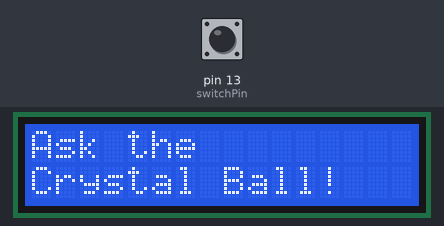
Bench run of a sketch on a simulated Arduino Uno, built with avr-gcc and run on an emulated ATmega328P. On the bench: 16×2 character LCD. The inputs (shaded band) are chosen by the test bench; at power-on: pin 13 (switchPin) LOW. Random numbers use the default seed unless the sketch sets one.

Above: at 1.2 s.
1.3 s: pin 13 (switchPin) pulled HIGH for 0.15 s
At 2.1 s:
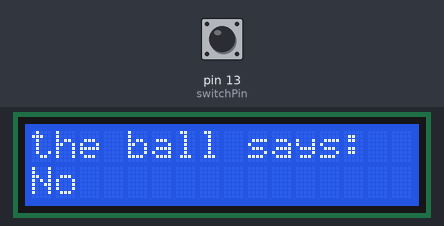
2.9 s: pin 13 (switchPin) pulled HIGH for 1 s
At 4.6 s:
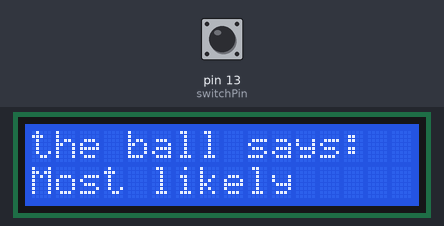
5.4 s: pin 13 (switchPin) pulsed HIGH 5 times (0.12 s each, 0.3 s apart)
At 7.2 s:
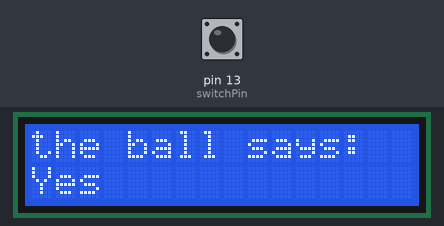
8.4 s: pin 13 (switchPin) pulled HIGH for 0.15 s
At 9.7 s:
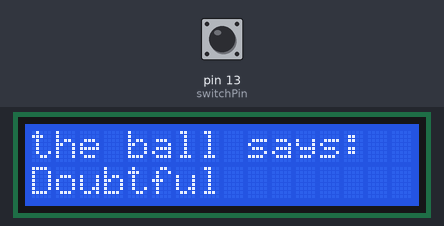
10.0 s: pin 13 (switchPin) pulled HIGH for 3.2 s
At 14.1 s:
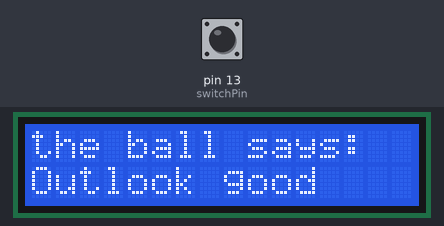
14.7 s: pin 13 (switchPin) pulled HIGH for 0.15 s
At 16.0 s:
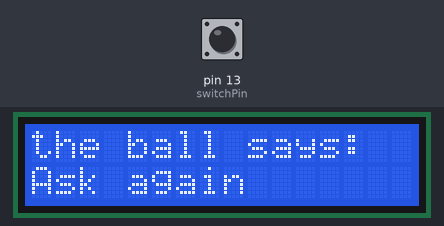
Timing chart, 0 to 17.3 s (numbered marks = the images above; inputs shaded):
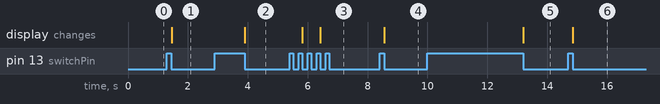

Measured:
- after the input at 1.3 s, the display: changes after 0.15 s (image 1)
- after the input at 2.9 s, the display: changes after 1.0 s (image 2)
- after the input at 5.4 s, the display: first changes after 0.43 s (image 3 shows a later state)
- after the input at 8.4 s, the display: changes after 0.16 s (image 4)
- after the input at 10.0 s, the display: changes after 3.2 s (image 5)
- after the input at 14.7 s, the display: changes after 0.16 s (image 6)

The sketch:

Library_test.ino
```cpp
/*
  Arduino Starter Kit example
 Project 11  - Crystal Ball

 This sketch is written to accompany Project 11 in the
 Arduino Starter Kit

 Parts required:
 220 ohm resistor
 10 kilohm resistor
 10 kilohm potentiometer
 16x2 LCD screen
 tilt switch


 Created 13 September 2012
 by Scott Fitzgerald

 http://www.arduino.cc/starterKit

 This example code is part of the public domain
 */

// include the library code:
#include <LiquidCrystal.h>

// initialize the library with the numbers of the interface pins
LiquidCrystal lcd(8, 9, 10, 0, 1, 2, 3, 4, 5, 6, 7);

// set up a constant for the tilt switchPin
const int switchPin = 13;

// variable to hold the value of the switchPin
int switchState = 0;

// variable to hold previous value of the switchpin
int prevSwitchState = 0;

// a variable to choose which reply from the crystal ball
int reply;

void setup() {
  // set up the number of columns and rows on the LCD
  lcd.begin(16, 2);

  // set up the switch pin as an input
  pinMode(switchPin, INPUT);

  // Print a message to the LCD.
  lcd.print("Ask the");
  // set the cursor to column 0, line 1
  // line 1 is the second row, since counting begins with 0
  lcd.setCursor(0, 1);
  // print to the second line
  lcd.print("Crystal Ball!");
}

void loop() {
  // check the status of the switch
  switchState = digitalRead(switchPin);

  // compare the switchState to its previous state
  if (switchState != prevSwitchState) {
    // if the state has changed from HIGH to LOW
    // you know that the ball has been tilted from
    // one direction to the other
    if (switchState == LOW) {
      // randomly chose a reply
      reply = random(8);
      // clean up the screen before printing a new reply
      lcd.clear();
      // set the cursor to column 0, line 0
      lcd.setCursor(0, 0);
      // print some text
      lcd.print("the ball says:");
      // move the cursor to the second line
      lcd.setCursor(0, 1);

      // choose a saying to print baed on the value in reply
      switch (reply) {
        case 0:
          lcd.print("Yes");
          break;

        case 1:
          lcd.print("Most likely");
          break;

        case 2:
          lcd.print("Certainly");
          break;

        case 3:
          lcd.print("Outlook good");
          break;

        case 4:
          lcd.print("Unsure");
          break;

        case 5:
          lcd.print("Ask again");
          break;

        case 6:
          lcd.print("Doubtful");
          break;

        case 7:
          lcd.print("No");
          break;
      }
    }
  }
  // save the current switch state as the last state
  prevSwitchState = switchState;
}
```
